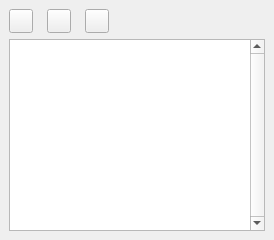
  <widget class="QDockWidget" name="dwInput">
   <property name="features">
    <set>QDockWidget::DockWidgetMovable</set>
   </property>
   <property name="allowedAreas">
    <set>Qt::AllDockWidgetAreas</set>
   </property>
   <property name="windowTitle">
    <string>Input</string>
   </property>
   <attribute name="dockWidgetArea">
    <number>8</number>
   </attribute>
   <widget class="QWidget" name="dwcInput">
    <property name="layoutDirection">
     <enum>Qt::LeftToRight</enum>
    </property>
    <layout class="QHBoxLayout" name="horizontalLayout">
     <item>
      <layout class="QVBoxLayout" name="vlInput">
       <item>
        <layout class="QHBoxLayout" name="hlInput">
         <item>
          <widget class="QPushButton" name="btnInputOpen">
           <property name="minimumSize">
            <size>
             <width>24</width>
             <height>24</height>
            </size>
           </property>
           <property name="maximumSize">
            <size>
             <width>24</width>
             <height>24</height>
            </size>
           </property>
           <property name="toolTip">
            <string>Open Input</string>
           </property>
           <property name="text">
            <string/>
           </property>
           <property name="icon">
            <iconset resource="../PyRunResources.qrc">
             <normaloff>:/data/Icons/Open.png</normaloff>:/data/Icons/Open.png</iconset>
           </property>
           <property name="iconSize">
            <size>
             <width>16</width>
             <height>16</height>
            </size>
           </property>
          </widget>
         </item>
         <item>
          <spacer name="horizontalSpacer_7">
           <property name="orientation">
            <enum>Qt::Horizontal</enum>
           </property>
           <property name="sizeType">
            <enum>QSizePolicy::Fixed</enum>
           </property>
           <property name="sizeHint" stdset="0">
            <size>
             <width>8</width>
             <height>20</height>
            </size>
           </property>
          </spacer>
         </item>
         <item>
          <widget class="QPushButton" name="btnInputSave">
           <property name="minimumSize">
            <size>
             <width>24</width>
             <height>24</height>
            </size>
           </property>
           <property name="maximumSize">
            <size>
             <width>24</width>
             <height>24</height>
            </size>
           </property>
           <property name="toolTip">
            <string>Save Input</string>
           </property>
           <property name="text">
            <string/>
           </property>
           <property name="icon">
            <iconset resource="../PyRunResources.qrc">
             <normaloff>:/data/Icons/Save.png</normaloff>:/data/Icons/Save.png</iconset>
           </property>
           <property name="iconSize">
            <size>
             <width>16</width>
             <height>16</height>
            </size>
           </property>
          </widget>
         </item>
         <item>
          <spacer name="horizontalSpacer_8">
           <property name="orientation">
            <enum>Qt::Horizontal</enum>
           </property>
           <property name="sizeType">
            <enum>QSizePolicy::Fixed</enum>
           </property>
           <property name="sizeHint" stdset="0">
            <size>
             <width>8</width>
             <height>20</height>
            </size>
           </property>
          </spacer>
         </item>
         <item>
          <widget class="QPushButton" name="btnInputClear">
           <property name="minimumSize">
            <size>
             <width>24</width>
             <height>24</height>
            </size>
           </property>
           <property name="maximumSize">
            <size>
             <width>24</width>
             <height>24</height>
            </size>
           </property>
           <property name="toolTip">
            <string>Clear Input</string>
           </property>
           <property name="text">
            <string/>
           </property>
           <property name="icon">
            <iconset resource="../PyRunResources.qrc">
             <normaloff>:/data/Icons/Clear.png</normaloff>:/data/Icons/Clear.png</iconset>
           </property>
           <property name="iconSize">
            <size>
             <width>16</width>
             <height>16</height>
            </size>
           </property>
          </widget>
         </item>
         <item>
          <spacer name="hsInput">
           <property name="orientation">
            <enum>Qt::Horizontal</enum>
           </property>
           <property name="sizeHint" stdset="0">
            <size>
             <width>40</width>
             <height>20</height>
            </size>
           </property>
          </spacer>
         </item>
        </layout>
       </item>
       <item>
        <widget class="CodeEditor" name="txtInput">
         <property name="minimumSize">
          <size>
           <width>250</width>
           <height>150</height>
          </size>
         </property>
         <property name="toolTip">
          <string>Input</string>
         </property>
         <property name="verticalScrollBarPolicy">
          <enum>Qt::ScrollBarAlwaysOn</enum>
         </property>
        </widget>
       </item>
      </layout>
     </item>
    </layout>
   </widget>
  </widget>
